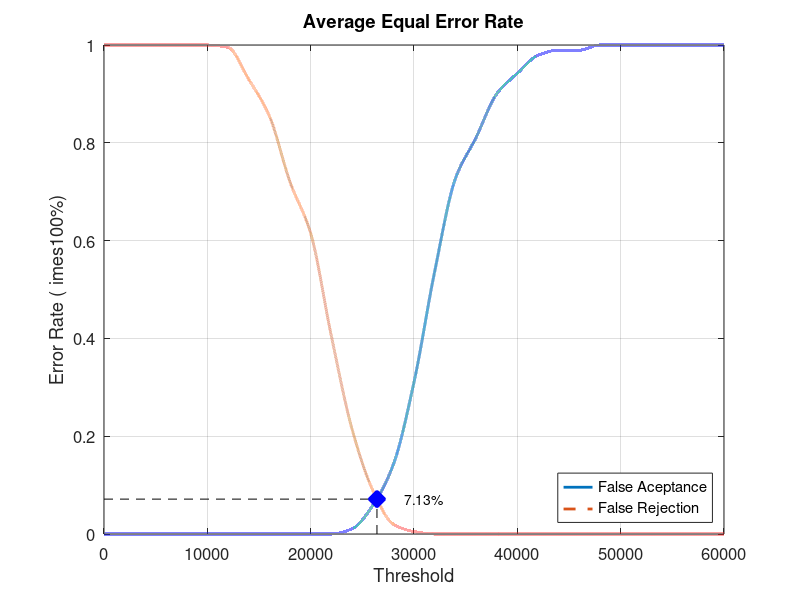
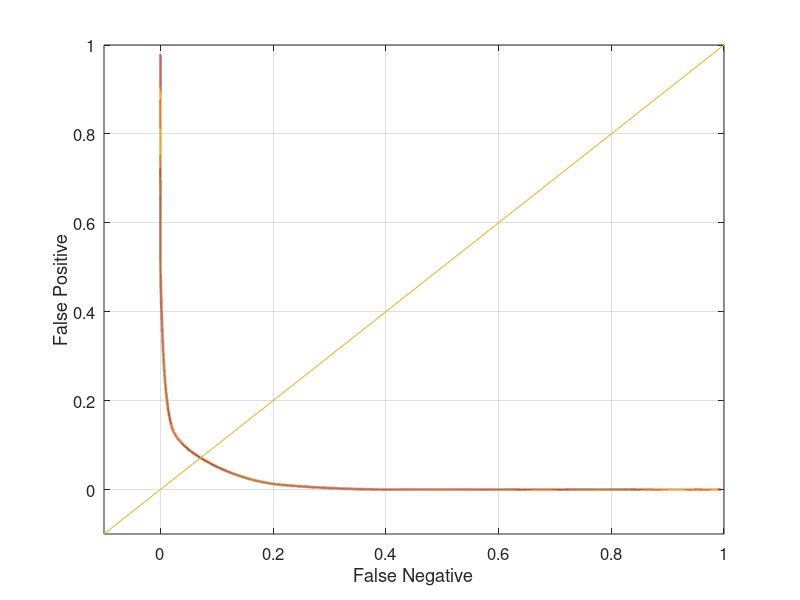

The MATLAB script that drew these images, in order:
close all;
clear;
clc;
x = 0:2000:60000;
xq = 0:0.5:60000;

y0 = [0 0 0 0 0 0 0 0 0 0 0 0 0.0105263 0.0578947 0.142105 0.310526 0.536842 0.726316 0.810526 0.9 0.942105 0.978947 0.989474 0.989474 1 1 1 1 1 1 1]
yy0 = interp1(x, y0, xq, 'pchip');
y1 = [1 1 1 1 1 1 0.995 0.93 0.855 0.72 0.615 0.405 0.215 0.09 0.02 0.005 0 0 0 0 0 0 0 0 0 0 0 0 0 0 0]
yy1 = interp1(x, y1, xq, 'pchip');

% Calculating EER: 
y2 = abs(y0 - y1);
find(y2 == min(y2))
yy2 = abs(yy0 - yy1);
xEER = find(yy2 == min(yy2));
xEERIndex = xq(xEER) % X-axis EER
yEER = yy0(xEER) % Y-axis EER

main = figure
plot(xq, yy0,'-','LineWidth', 2);	hold on
plot(xq, yy1,'--','LineWidth', 2);	hold on
plot([xEERIndex xEERIndex], [0 yEER], 'k--');	hold on
plot([0 xEERIndex], [yEER yEER], 'k--');	hold on
plot(xEERIndex, yEER, 'bx', 'LineWidth', 10);	hold on
text(xEERIndex + 10 * xEERIndex / 100, yEER, [num2str(round((10000 * yEER)) / 100) '%'])
legend('False Aceptance', 'False Rejection', 'Location', 'SouthEast')
xlabel('Threshold')
ylabel('Error Rate (	imes100%)')
title('Average Equal Error Rate')
set(gca, 'FontSize', 12)
axis([0 60000 0 1])
grid on

print(main, 'Database4_4Main', '-dpng');
FNRxFPR = figure('Color', [1 1 1]);
plot(yy1, yy0, '-', yy1, yy0, 'LineWidth', 2);
hold on
y = -0.1:0.1:1
plot(y, y); 
set(gca, 'FontSize', 12)
xlabel('False Negative')
ylabel('False Positive')
axis([-0.1 1 -0.1 1])
set(gca, 'FontSize', 12)
grid on

print(FNRxFPR, 'Database4_4FNRxFPR','-dpng');
